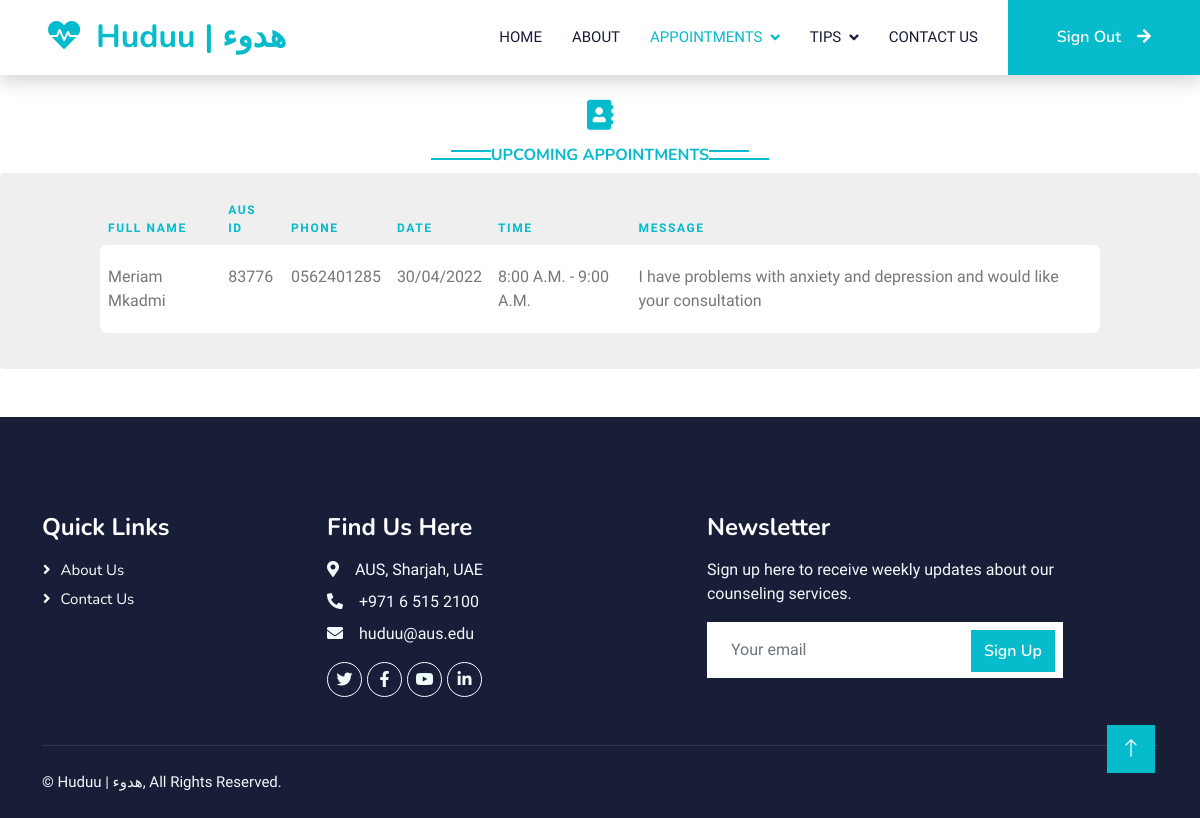
Before: /viewAppointmentCounselor (signed in) with the older database file.
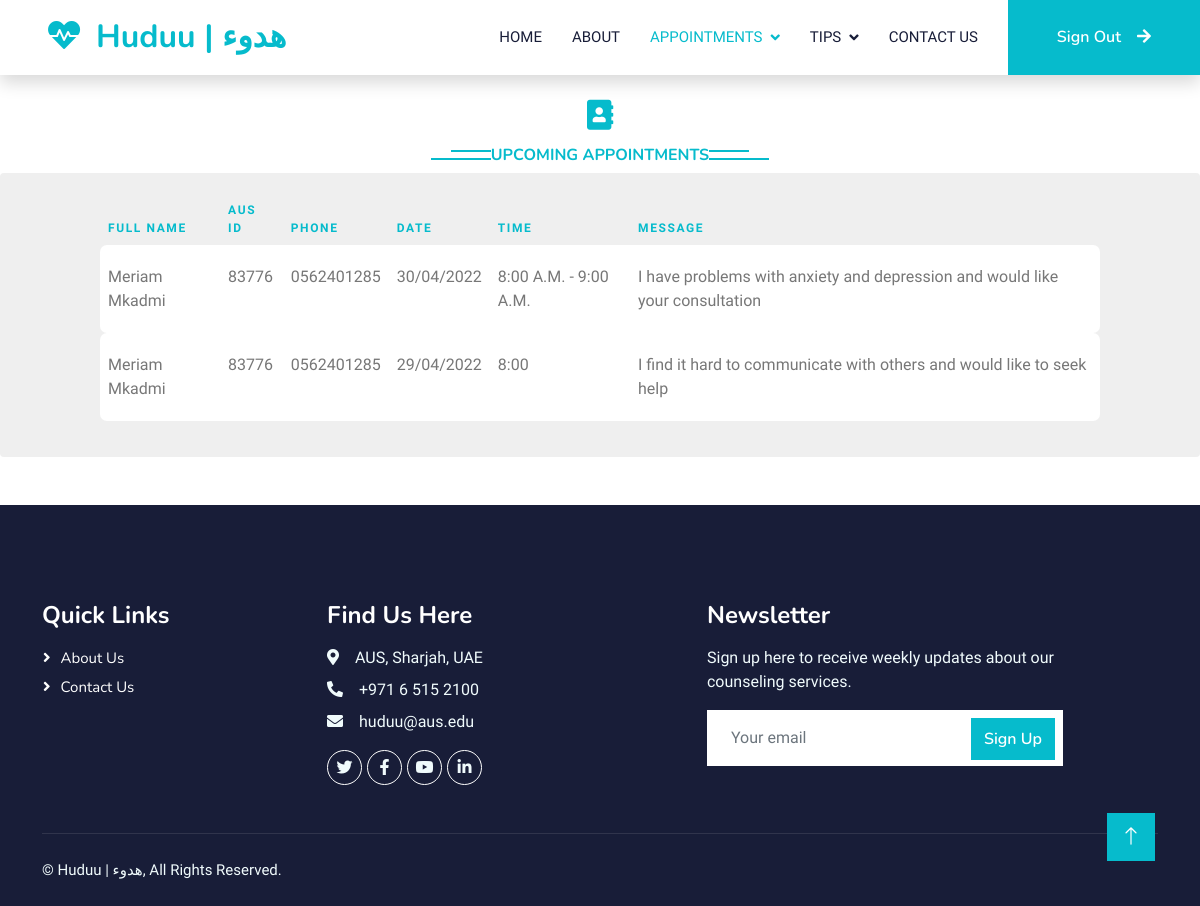
After: the same page with the newer database file.
### website/models.py (models this page shows)
class User(db.Model, UserMixin):
    username = db.Column(db.String(80), unique=True, nullable=False)
    password = db.Column(db.String(80),nullable=False)
    name = db.Column(db.String(80), nullable=False)
    id = db.Column(db.Integer, primary_key=True, unique=True, nullable=False)
    email = db.Column(db.String(120), unique=True, nullable=False)
    phone = db.Column(db.Integer, unique=True, nullable=False)
    userType=db.Column(db.Boolean, nullable=False)

class Appointments(db.Model):
    id = db.Column(db.Integer, primary_key=True, unique=True, nullable=False)
    name=db.Column(db.String(150), nullable=False)
    studentID=db.Column(db.Integer, nullable=False)
    counselor=db.Column(db.Integer, nullable=False)
    date=db.Column(db.String(10), nullable=False)
    phone=db.Column(db.String(100), nullable=False)
    time=db.Column(db.String(50), nullable=False)
    message = db.Column(db.String(1000))

### website/views.py (the view)
@views.route('/viewAppointmentCounselor', methods = ['GET', 'POST'])
def appointmentCounselor():
    ap=Appointments.query.filter_by(counselor=current_user.id).all()
    namesS=[]
    for i in range(len(ap)):
        studentName=(User.query.filter_by(id=ap[i].studentID).first()).name
        namesS.append(studentName)
    return render_template('viewAppointmentCounselor.html', ap=ap, namesS=namesS)

### website/__init__.py (called while the page is built)
def create_app():
    app = Flask(__name__)
    app.config['SECRET_KEY'] = 'hjshjhdjah kjshkjdhjs'
    app.config['SQLALCHEMY_DATABASE_URI'] = f'sqlite:///{DB_NAME}'
    db.init_app(app)
    from .views import views
    from .auth import auth
    app.register_blueprint(views, url_prefix='/')
    app.register_blueprint(auth, url_prefix='/')
    from .models import User,Progress,Appointments, StudentTips
    create_database(app)
    login_manager = LoginManager()
    login_manager.login_view = 'auth.login'
    login_manager.init_app(app)
    @login_manager.user_loader
    def load_user(id):
        return User.query.get(int(id))
    return app

### website/templates/viewAppointmentCounselor.html (shortened to what this page needs)
<!DOCTYPE html>
<html lang="en">
<head>
<link
	href="https://cdnjs.cloudflare.com/ajax/libs/font-awesome/5.10.0/css/all.min.css"
	rel="stylesheet">
<link
	href="https://cdn.jsdelivr.net/npm/bootstrap-icons@1.4.1/font/bootstrap-icons.css"
	rel="stylesheet">
<link href="{{ url_for('static', filename='lib/animate/animate.min.css') }}" rel="stylesheet">
<link href="{{ url_for('static', filename='lib/owlcarousel/assets/owl.carousel.min.css') }}"
	rel="stylesheet">
<link href="{{ url_for('static', filename='css/bootstrap.min.css') }}" rel="stylesheet">
<link href="{{ url_for('static', filename='css/style.css') }}" rel="stylesheet">
</head>
<body>
	<nav
		class="navbar navbar-expand-lg bg-white navbar-light shadow sticky-top p-0">
		<a href="{{url_for('views.index')}}"
			class="navbar-brand d-flex align-items-center px-4 px-lg-5">
			<h2 class="m-0 text-primary">
				<i class="fa fa-heartbeat me-3"></i>Huduu | هدوء
			</h2>
		</a>
		<div class="collapse navbar-collapse" id="navbarCollapse">
			<div class="navbar-nav ms-auto p-4 p-lg-0">
				<a href="{{url_for('views.indexCounselor')}}" class="nav-item nav-link">Home</a> <a
					href="{{url_for('views.aboutCounselor')}}" class="nav-item nav-link">About</a>
				<div class="nav-item dropdown">
					<a href="#" class="nav-link active dropdown-toggle"
						data-bs-toggle="dropdown">Appointments</a>
				</div>
				<div class="nav-item dropdown">
					<a href="#" class="nav-link dropdown-toggle"
						data-bs-toggle="dropdown">Tips</a>
				</div>
				<a href="{{url_for('views.contactCounselor')}}" class="nav-item nav-link">Contact
					Us</a>
			</div>
			<a href="{{url_for('views.index')}}"
				class="btn btn-primary py-4 px-lg-5 d-none d-lg-block">Sign Out<i
				class="fa fa-arrow-right ms-3"></i></a>
		</div>
	</nav>
	<br>
	<div class="container">
		<div class="text-center">
			<h2 class="text-primary" style="font-size: 30px;">
				<i class="fa fa-address-book"></i>
			</h2>
			<h6 class="section-title bg-white text-center text-primary">Upcoming Appointments</h6>
		</div>
	</div>
	<div class="table-responsive custom-table-responsive"
		style="padding-left: 100px; padding-right: 100px;">
		<table class="table custom-table">
			<thead>
				<tr>
					<th scope="col" style="color: #06BBCC;">Full Name</th>
					<th scope="col" style="color: #06BBCC;">AUS ID</th>
					<th scope="col" style="color: #06BBCC;">Phone</th>
					<th scope="col" style="color: #06BBCC;">Date</th>
					<th scope="col" style="color: #06BBCC;">Time</th>
					<th scope="col" style="color: #06BBCC;">Message</th>
				</tr>
			</thead>
			<tbody>
				{% for item in ap %}
				<tr scope="row">
					<td>{{namesS[loop.index0]}}</td>
					<td>{{item.studentID}}</td>
					<td>{{item.phone}}</td>
					<td>{{item.date}}</td>
					<td>{{item.time}}</td>
					<td>{{item.message}}</td>
				</tr>
				{%endfor%}
			</tbody>
		</table>
	</div>
	<div
		class="container-fluid bg-dark text-light footer pt-5 mt-5 wow fadeIn"
		data-wow-delay="0.1s">
		<div class="container py-5">
			<div class="row g-6">
				<div class="col-lg-3 col-md-6">
					<h4 class="text-white mb-3">Quick Links</h4>
					<a class="btn btn-link" href="">About Us</a> <a
						class="btn btn-link" href="">Contact Us</a>
				</div>
				<div class="col-lg-4 col-md-6">
					<h4 class="text-white mb-3">Find Us Here</h4>
					<p class="mb-2">
						<i class="fa fa-map-marker-alt me-3"></i>AUS, Sharjah, UAE
					</p>
					<p class="mb-2">
						<i class="fa fa-phone-alt me-3"></i>+971 6 515 2100
					</p>
					<p class="mb-2">
						<i class="fa fa-envelope me-3"></i>huduu@aus.edu
					</p>
					<div class="d-flex pt-2">
						<a class="btn btn-outline-light btn-social"
							href="https://twitter.com/AUSharjah?ref_src=twsrc%5Egoogle%7Ctwcamp%5Eserp%7Ctwgr%5Eauthor"><i
							class="fab fa-twitter"></i></a> <a
							class="btn btn-outline-light btn-social"
							href="https://www.facebook.com/ausharjah/"><i
							class="fab fa-facebook-f"></i></a> <a
							class="btn btn-outline-light btn-social"
							href="https://www.youtube.com/user/wwwausedu"><i
							class="fab fa-youtube"></i></a> <a
							class="btn btn-outline-light btn-social"
							href="https://www.linkedin.com/school/ausharjah/mycompany/verification/"><i
							class="fab fa-linkedin-in"></i></a>
					</div>
				</div>
				<div class="col-lg-4 col-md-6">
					<h4 class="text-white mb-3">Newsletter</h4>
					<p>Sign up here to receive weekly updates about our counseling
						services.</p>
					<div class="position-relative mx-auto" style="max-width: 400px;">
						<input class="form-control border-0 w-100 py-3 ps-4 pe-5"
							type="text" placeholder="Your email">
						<button type="button"
							class="btn btn-primary py-2 position-absolute top-0 end-0 mt-2 me-2">Sign
							Up</button>
					</div>
				</div>
			</div>
		</div>
		<div class="container">
			<div class="copyright">
				<div class="row">
					<div class="col-md-6 text-center text-md-start mb-3 mb-md-0">
						&copy; <a>Huduu | هدوء</a>, All Rights Reserved.
					</div>
				</div>
			</div>
		</div>
	</div>
	<a href="#" class="btn btn-lg btn-primary btn-lg-square back-to-top"><i
		class="bi bi-arrow-up"></i></a>
</body>
</html>

### website/static/css/style.css (style rules this page uses)
:root { --primary: #06BBCC; --light: #F0FBFC; --dark: #181d38; }
.back-to-top { position: fixed; display: none; right: 45px; bottom: 45px; z-index: 99; }
.btn { font-family: 'Nunito', sans-serif; font-weight: 600; transition: .5s; }
.btn.btn-primary, .btn.btn-secondary { color: #FFFFFF; }
.btn-lg-square { width: 48px; height: 48px; }
.btn-square, .btn-sm-square, .btn-lg-square { padding: 0; display: flex; align-items: center; justify-content: center; font-weight: normal; border-radius: 0px; }
.navbar .dropdown-toggle::after { border: none; content: "\f107"; font-family: "Font Awesome 5 Free"; font-weight: 900; vertical-align: middle; margin-left: 8px; }
.navbar-light .navbar-nav .nav-link { margin-right: 30px; padding: 25px 0; color: #FFFFFF; font-size: 15px; text-transform: uppercase; outline: none; }
.navbar-light .navbar-nav .nav-link:hover, .navbar-light .navbar-nav .nav-link.active { color: var(--primary); }
.navbar-light .navbar-brand, .navbar-light a.btn { height: 75px; }
.navbar-light .navbar-nav .nav-link { color: var(--dark); font-weight: 500; }
.navbar-light.sticky-top { top: -100px; transition: .5s; }
.section-title { position: relative; display: inline-block; text-transform: uppercase; }
.section-title::before { position: absolute; content: ""; width: calc(100% + 80px); height: 2px; top: 4px; left: -40px; background: var(--primary); z-index: -1; }
.section-title::after { position: absolute; content: ""; width: calc(100% + 120px); height: 2px; bottom: 5px; left: -60px; background: var(--primary); z-index: -1; }
.footer .btn.btn-social { margin-right: 5px; width: 35px; height: 35px; display: flex; align-items: center; justify-content: center; color: var(--light); font-weight: normal; border: 1px solid #FFFFFF; border-radius: 35px; transition: .3s; }
.footer .btn.btn-link { display: block; margin-bottom: 5px; padding: 0; text-align: left; color: #FFFFFF; font-size: 15px; font-weight: normal; text-transform: capitalize; transition: .3s; }
.footer .btn.btn-link::before { position: relative; content: "\f105"; font-family: "Font Awesome 5 Free"; font-weight: 900; margin-right: 10px; }
.footer .copyright { padding: 25px 0; font-size: 15px; border-top: 1px solid rgba(256, 256, 256, .1); }
.footer .copyright a { color: var(--light); }
.custom-table-responsive { background-color: #efefef; padding: 20px; border-radius: 4px; }
.custom-table { min-width: 900px; }
.custom-table thead tr, .custom-table thead th { border-top: none; border-bottom: none !important; font-size: 12px; text-transform: uppercase; letter-spacing: .1rem; }
.custom-table tbody th, .custom-table tbody td { color: #777; font-weight: 400; padding-bottom: 20px; padding-top: 20px; font-weight: 300; }
.custom-table tbody tr:not(.spacer) { border-radius: 7px; overflow: hidden; -webkit-transition: .3s all ease; -o-transition: .3s all ease; transition: .3s all ease; }
.custom-table tbody tr th, .custom-table tbody tr td { background: #fff; border: none; }
.custom-table tbody tr th:first-child, .custom-table tbody tr td:first-child { border-top-left-radius: 7px; border-bottom-left-radius: 7px; }
.custom-table tbody tr th:last-child, .custom-table tbody tr td:last-child { border-top-right-radius: 7px; border-bottom-right-radius: 7px; }

Changed rows visible on the page:
now on this page (row edited): Appointments: {{ namesS[loop.index0] }} "Meriam Mkadmi", studentID "83776", phone "0562401285", date "29/04/2022", time "8:00", message "I find it hard to communicate with others and would like to seek help"
